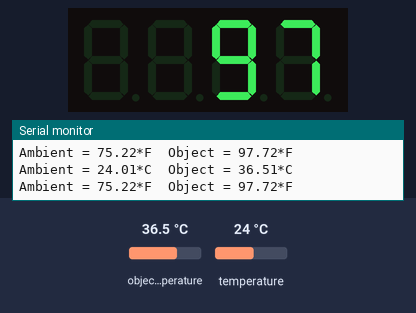
Bench run of a program on a simulated Arduino Uno, built with avr-gcc and run on an emulated ATmega328P. Parts: 4-digit seven-segment display, the last lines printed to the serial monitor. Inputs (shaded band) come from the test bench; at power-on: object temperature 36.5 °C, temperature 24 °C.

Above: at 1.2 s.
1.3 s: object temperature set to 20 °C
At 2.1 s:
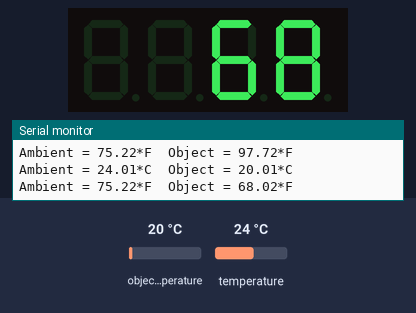
3.1 s: object temperature set to 26 °C
At 4.1 s:
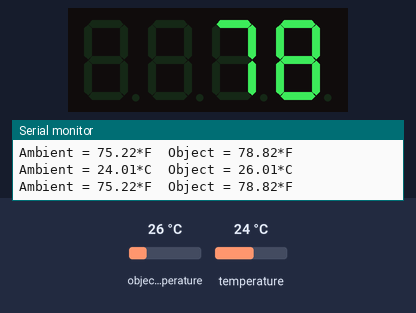
4.7 s: object temperature set to 32 °C
At 6.1 s:
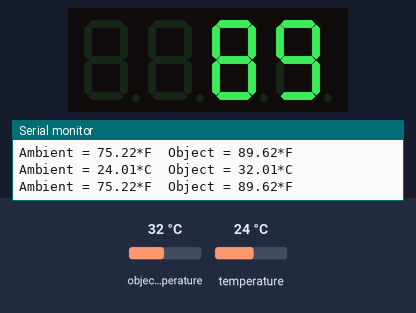
Timing chart, 0 to 7.7 s (numbered marks = the images above; inputs shaded):
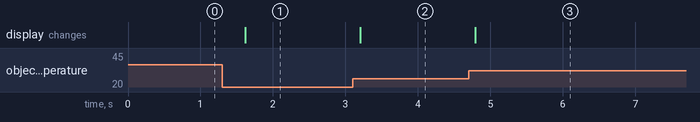

Measured:
- after the input at 1.3 s, the display: changes after 0.32 s (image 1)
- after the input at 3.1 s, the display: changes after 0.11 s (image 2)
- after the input at 4.7 s, the display: changes after 0.09 s (image 3)

The program:

main.cpp
```cpp
//
// Created by trevor on 3/29/24.
//
// https://lastminuteengineers.com/mlx90614-ir-temperature-sensor-arduino-tutorial/
// https://github.com/avishorp/TM1637/blob/master/examples/TM1637Test/TM1637Test.ino
#include <Arduino.h>
#include <TM1637Display.h>
#include <Adafruit_MLX90614.h>

// TM Module connection pins (Digital Pins)
#define CLK 2
#define DIO 3

Adafruit_MLX90614 mlx = Adafruit_MLX90614();
TM1637Display display(CLK, DIO);


void setup() {
    Serial.begin(9600);
    while (!Serial);

    if (!mlx.begin()) {
        Serial.println("Error connecting to MLX sensor. Check wiring.");
        while (1);
    };

    display.setBrightness(0xa0);
}

void loop() {
    Serial.print("Ambient = "); Serial.print(mlx.readAmbientTempC());
    Serial.print("*C\tObject = "); Serial.print(mlx.readObjectTempC()); Serial.println("*C");
    Serial.print("Ambient = "); Serial.print(mlx.readAmbientTempF());
    Serial.print("*F\tObject = "); Serial.print(mlx.readObjectTempF()); Serial.println("*F");
    display.showNumberDec(mlx.readObjectTempF(), false);

    Serial.println();
    delay(500);
}
```
